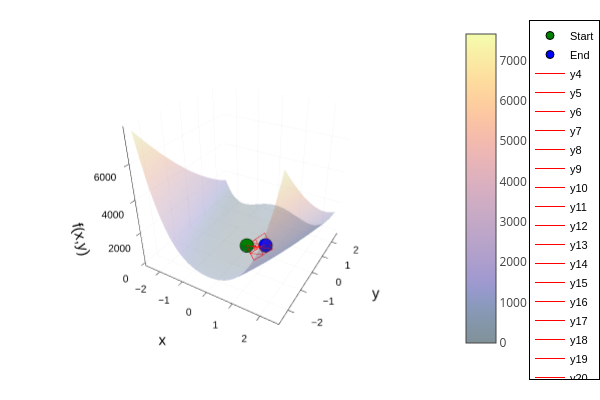
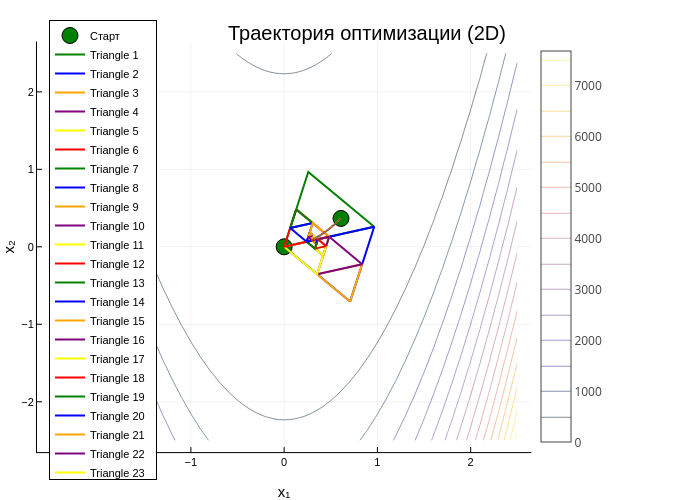
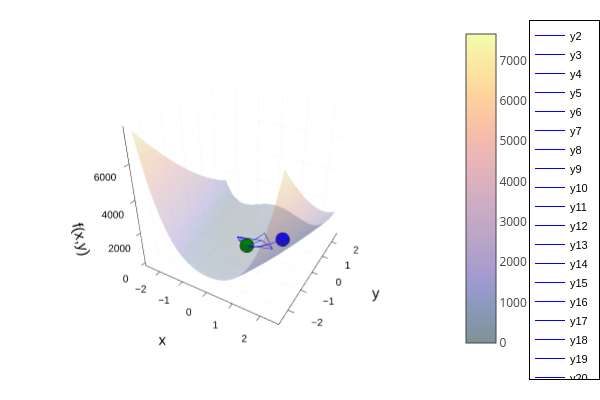
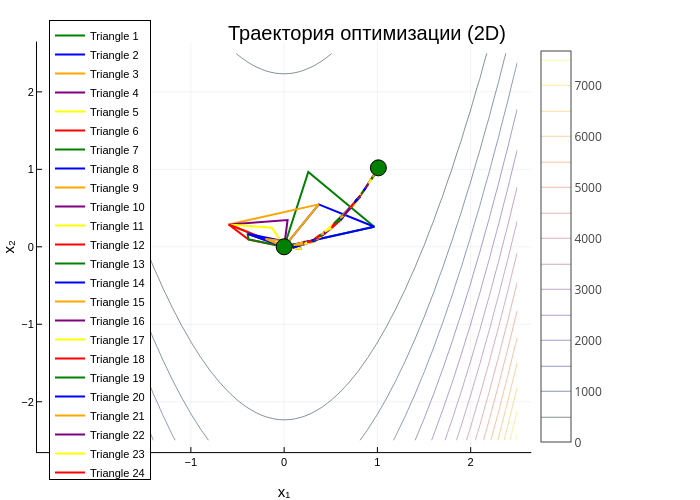

Write notebook code for charts like these, in order.
### Code cell
x = -2.5:0.1:2.5
y = -2.5:0.1:2.5

plt5 = surface(x, y, (x, y) -> f([x, y]), color=:thermal, alpha=0.5, legend=true)

Z = map((a,b) -> f([a,b]), x_coords_nm, y_coords_nm)

for (i, triangle) in enumerate(triangles_nm)
    x1 = [triangle[1][1], triangle[2][1], triangle[3][1], triangle[1][1]]  # Координаты x
    y1 = [triangle[1][2], triangle[2][2], triangle[3][2], triangle[1][2]]  # Координаты y
    z1 = [f([x1[1],y1[1]]),f([x1[2],y1[2]]), f([x1[3],y1[3]]),f([x1[4],y1[4]])]
    plot!(plt5,x1, y1,z1,linecolor=:blue)
end

scatter3d!(plt5, [x0[1]], [x0[2]], [f(x0)], color=:green, label="Start")
scatter3d!(plt5, [res[1]], [res[2]], [f(res)], color=:blue, label="End")

xlabel!(plt5, "x")
ylabel!(plt5, "y")
zlabel!(plt5, "f(x,y)")


plt6 = surface(x, y, (x, y) -> f([x, y]), color=:thermal, alpha=0.5, legend=true)

Z = map((a,b) -> f([a,b]), x_coords_simplex, y_coords_simplex)


scatter3d!(plt6, [x0[1]], [x0[2]], [f(x0)], color=:green, label="Start")
scatter3d!(plt6, [r[1]], [r[2]], [f(r)], color=:blue, label="End")

for (i, triangle) in enumerate(triangles_simplex)
    x1 = [triangle[1][1], triangle[2][1], triangle[3][1], triangle[1][1]]  # Координаты x
    y1 = [triangle[1][2], triangle[2][2], triangle[3][2], triangle[1][2]]  # Координаты y
    z1 = [f([x1[1],y1[1]]),f([x1[2],y1[2]]), f([x1[3],y1[3]]),f([x1[4],y1[4]])]
    plot!(plt6,x1, y1,z1,linecolor=:red)
end

xlabel!(plt6, "x")
ylabel!(plt6, "y")
zlabel!(plt6, "f(x,y)")

plt1 = contour(x, y, (x, y) -> f([x, y]), 
    color=:thermal, 
    levels=20,
    xlabel="x₁", 
    ylabel="x₂",
    title="Траектория оптимизации (2D)",
    legend=:topleft,
    size=(700, 500)
)

colors = [:red, :green, :blue, :orange, :purple, :yellow]

for (i, triangle) in enumerate(triangles_nm)
    x1 = [triangle[1][1], triangle[2][1], triangle[3][1], triangle[1][1]]  # Координаты x
    y1 = [triangle[1][2], triangle[2][2], triangle[3][2], triangle[1][2]]  # Координаты y
    plot!(plt1,x1, y1, color=colors[i % length(colors) + 1], linewidth=2, label="Triangle $i")
end

scatter!(plt1, 
    [x0[1], res[1]], 
    [x0[2], res[2]], 
    color=[:green :blue],
    markersize=8,
    label=["Старт" "Финиш"]
)

plt2 = contour(x, y, (x, y) -> f([x, y]), 
    color=:thermal, 
    levels=20,
    xlabel="x₁", 
    ylabel="x₂",
    title="Траектория оптимизации (2D)",
    legend=:topleft,
    size=(700, 500)
)

colors = [:red, :green, :blue, :orange, :purple, :yellow]

scatter!(plt2, 
    [x0[1], r[1]], 
    [x0[2], r[2]], 
    color=[:green :blue],
    markersize=8,
    label=["Старт" "Финиш"]
)

for (i, triangle) in enumerate(triangles_simplex)
    x1 = [triangle[1][1], triangle[2][1], triangle[3][1], triangle[1][1]]  # Координаты x
    y1 = [triangle[1][2], triangle[2][2], triangle[3][2], triangle[1][2]]  # Координаты y
    plt2 = plot!(x1, y1, color=colors[i % length(colors) + 1], linewidth=2, label="Triangle $i")
end

display(plt6)
display(plt2)
display(plt5)
display(plt1)
